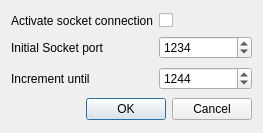
<?xml version="1.0" encoding="UTF-8"?>
<ui version="4.0">
 <class>SocketSetupDialog</class>
 <widget class="QDialog" name="SocketSetupDialog">
  <property name="geometry">
   <rect>
    <x>0</x>
    <y>0</y>
    <width>263</width>
    <height>133</height>
   </rect>
  </property>
  <property name="windowTitle">
   <string>Dialog</string>
  </property>
  <layout class="QGridLayout" name="gridLayout">
   <item row="0" column="0">
    <widget class="QLabel" name="label_2">
     <property name="text">
      <string>Activate socket connection</string>
     </property>
    </widget>
   </item>
   <item row="3" column="0" colspan="2">
    <widget class="QDialogButtonBox" name="buttonBox">
     <property name="orientation">
      <enum>Qt::Horizontal</enum>
     </property>
     <property name="standardButtons">
      <set>QDialogButtonBox::Cancel|QDialogButtonBox::Ok</set>
     </property>
    </widget>
   </item>
   <item row="0" column="1">
    <widget class="QCheckBox" name="cb_activate">
     <property name="layoutDirection">
      <enum>Qt::LeftToRight</enum>
     </property>
     <property name="text">
      <string/>
     </property>
    </widget>
   </item>
   <item row="1" column="0">
    <widget class="QLabel" name="label">
     <property name="text">
      <string>Initial Socket port</string>
     </property>
    </widget>
   </item>
   <item row="1" column="1">
    <widget class="QSpinBox" name="sb_start">
     <property name="minimum">
      <number>1024</number>
     </property>
     <property name="maximum">
      <number>65535</number>
     </property>
     <property name="value">
      <number>1234</number>
     </property>
    </widget>
   </item>
   <item row="2" column="0">
    <widget class="QLabel" name="label_3">
     <property name="toolTip">
      <string>If no connection can be established, try to increment port until...</string>
     </property>
     <property name="text">
      <string>Increment until</string>
     </property>
    </widget>
   </item>
   <item row="2" column="1">
    <widget class="QSpinBox" name="sb_increment">
     <property name="minimum">
      <number>1024</number>
     </property>
     <property name="maximum">
      <number>65535</number>
     </property>
     <property name="value">
      <number>1244</number>
     </property>
    </widget>
   </item>
  </layout>
 </widget>
 <resources/>
 <connections>
  <connection>
   <sender>buttonBox</sender>
   <signal>accepted()</signal>
   <receiver>SocketSetupDialog</receiver>
   <slot>accept()</slot>
   <hints>
    <hint type="sourcelabel">
     <x>248</x>
     <y>254</y>
    </hint>
    <hint type="destinationlabel">
     <x>157</x>
     <y>274</y>
    </hint>
   </hints>
  </connection>
  <connection>
   <sender>buttonBox</sender>
   <signal>rejected()</signal>
   <receiver>SocketSetupDialog</receiver>
   <slot>reject()</slot>
   <hints>
    <hint type="sourcelabel">
     <x>316</x>
     <y>260</y>
    </hint>
    <hint type="destinationlabel">
     <x>286</x>
     <y>274</y>
    </hint>
   </hints>
  </connection>
 </connections>
</ui>
